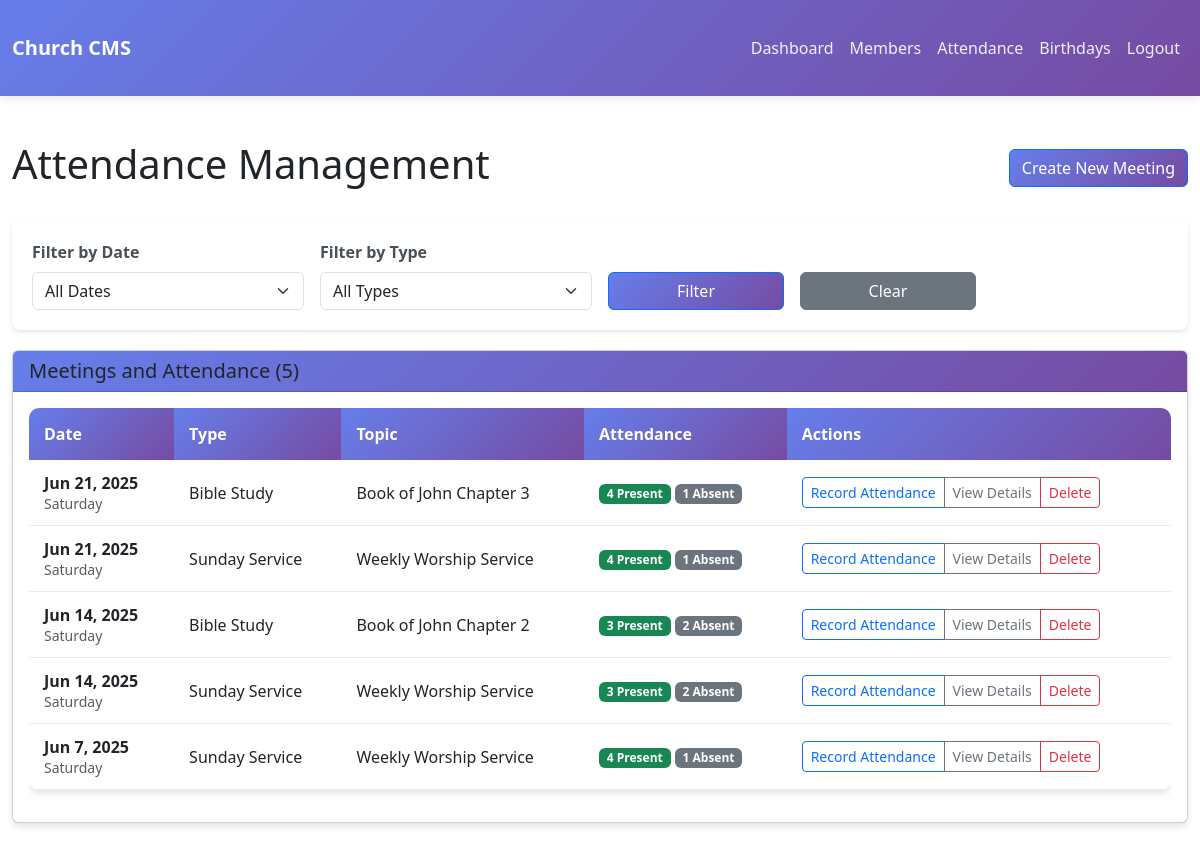
Page /attendance.php (signed in) on the committed database.
### tables this page shows
CREATE TABLE meetings (
    id INT AUTO_INCREMENT PRIMARY KEY,
    meeting_date DATE NOT NULL,
    meeting_type VARCHAR(50) NOT NULL,
    topic VARCHAR(200),
    created_at TIMESTAMP DEFAULT CURRENT_TIMESTAMP,
    INDEX idx_meeting_date (meeting_date),
    INDEX idx_meeting_type (meeting_type)
);

### config/database.php (called while the page is built, shortened)
<?php
function getDBConnection() {
    static $connection = null;
    if ($connection === null) {
        $connection = mysqli_connect(DB_HOST, DB_USER, DB_PASS, DB_NAME);
        mysqli_set_charset($connection, DB_CHARSET);
    }
    return $connection;
}
function executeQuery($sql, $params = []) {
    $conn = getDBConnection();
    $stmt = mysqli_prepare($conn, $sql);
    if (!mysqli_stmt_execute($stmt)) {
        die("Execute failed: " . mysqli_stmt_error($stmt));
    }
    return $stmt;
}
function fetchAll($sql, $params = []) {
    $stmt = executeQuery($sql, $params);
    $result = mysqli_stmt_get_result($stmt);
    $rows = [];
    while ($row = mysqli_fetch_assoc($result)) {
        $rows[] = $row;
    }
    return $rows;
}
?>

### includes/functions.php (called while the page is built, shortened)
<?php
require_once __DIR__ . '/../config/database.php';
function formatDate($date, $format = 'F j, Y') {
    return date($format, strtotime($date));
}
?>

### attendance.php (the view, shortened to what this page needs)
<?php
require_once __DIR__ . '/includes/functions.php';
$where_conditions = [];
$params = [];
$where_clause = !empty($where_conditions) ? 'WHERE ' . implode(' AND ', $where_conditions) : '';
$sql = "SELECT m.*,
        COUNT(a.id) as total_attendance,
        SUM(CASE WHEN a.attended = 1 THEN 1 ELSE 0 END) as present_count
        FROM meetings m
        LEFT JOIN attendance a ON m.id = a.meeting_id
        $where_clause
        GROUP BY m.id
        ORDER BY m.meeting_date DESC, m.id DESC";
$meetings = fetchAll($sql, $params);
include __DIR__ . '/includes/navbar.php';
?>
<!DOCTYPE html>
<html lang="en">
<head>
    <link rel="stylesheet" href="assets/css/style.css">
    <link rel="stylesheet" href="https://cdn.jsdelivr.net/npm/bootstrap@5.3.0/dist/css/bootstrap.min.css">
</head>
<body>
    <div class="container-fluid mt-4">
        <div class="d-flex justify-content-between align-items-center mb-4">
            <h1>Attendance Management</h1>
            <button class="btn btn-primary" data-bs-toggle="modal" data-bs-target="#createMeetingModal">
                Create New Meeting
            </button>
        </div>
        <div class="search-box">
            <form method="GET" class="row g-3">
                <div class="col-md-3">
                    <label for="date" class="form-label">Filter by Date</label>
                    <select class="form-select" id="date" name="date">
                        <option value="">All Dates</option>
                    </select>
                </div>
                <div class="col-md-3">
                    <label for="meeting_type" class="form-label">Filter by Type</label>
                    <select class="form-select" id="meeting_type" name="meeting_type">
                        <option value="">All Types</option>
                    </select>
                </div>
                <div class="col-md-2">
                    <label class="form-label">&nbsp;</label>
                    <button type="submit" class="btn btn-primary w-100">Filter</button>
                </div>
                <div class="col-md-2">
                    <label class="form-label">&nbsp;</label>
                    <a href="attendance.php" class="btn btn-secondary w-100">Clear</a>
                </div>
            </form>
        </div>
        <div class="card">
            <div class="card-header">
                <h5 class="mb-0">Meetings and Attendance (<?= count($meetings) ?>)</h5>
            </div>
            <div class="card-body">
                <?php if (count($meetings) > 0): ?>
                    <div class="table-responsive">
                        <table class="table table-hover">
                            <thead>
                                <tr>
                                    <th>Date</th>
                                    <th>Type</th>
                                    <th>Topic</th>
                                    <th>Attendance</th>
                                    <th>Actions</th>
                                </tr>
                            </thead>
                            <tbody>
                                <?php foreach ($meetings as $meeting): ?>
                                    <tr>
                                        <td>
                                            <strong><?= formatDate($meeting['meeting_date'], 'M j, Y') ?></strong>
                                            <br><small class="text-muted"><?= formatDate($meeting['meeting_date'], 'l') ?></small>
                                        </td>
                                        <td><?= htmlspecialchars($meeting['meeting_type']) ?></td>
                                        <td><?= htmlspecialchars($meeting['topic'] ?? '-') ?></td>
                                        <td>
                                            <span class="badge bg-success"><?= $meeting['present_count'] ?? 0 ?> Present</span>
                                            <span class="badge bg-secondary"><?= ($meeting['total_attendance'] ?? 0) - ($meeting['present_count'] ?? 0) ?> Absent</span>
                                        </td>
                                        <td>
                                            <div class="btn-group btn-group-sm">
                                                <button class="btn btn-outline-primary"
                                                        onclick="recordAttendance(<?= $meeting['id'] ?>, '<?= htmlspecialchars($meeting['meeting_type']) ?>', '<?= formatDate($meeting['meeting_date'], 'M j, Y') ?>')">
                                                    Record Attendance
                                                </button>
                                                <a href="view_attendance.php?meeting_id=<?= $meeting['id'] ?>"
                                                   class="btn btn-outline-secondary">
                                                    View Details
                                                </a>
                                                <button class="btn btn-outline-danger"
                                                        onclick="confirmDelete(<?= $meeting['id'] ?>, '<?= htmlspecialchars($meeting['meeting_type']) ?>', '<?= formatDate($meeting['meeting_date'], 'M j, Y') ?>')">
                                                    Delete
                                                </button>
                                            </div>
                                        </td>
                                    </tr>
                                <?php endforeach; ?>
                            </tbody>
                        </table>
                    </div>
                <?php endif; ?>
            </div>
        </div>
    </div>
</body>
</html>

### includes/navbar.php (shortened to what this page needs)
<nav class="navbar navbar-expand-lg navbar-dark">
    <div class="container-fluid">
        <a class="navbar-brand" href="dashboard.php">Church CMS</a>
        <div class="collapse navbar-collapse" id="navbarNav">
            <ul class="navbar-nav ms-auto">
                <li class="nav-item"><a class="nav-link" href="dashboard.php">Dashboard</a></li>
                <li class="nav-item"><a class="nav-link" href="members.php">Members</a></li>
                <li class="nav-item"><a class="nav-link" href="attendance.php">Attendance</a></li>
                <li class="nav-item"><a class="nav-link" href="birthdays.php">Birthdays</a></li>
                <li class="nav-item"><a class="nav-link" href="logout.php" id="logout-btn">Logout</a></li>
            </ul>
        </div>
    </div>
</nav>

### assets/css/style.css (style rules this page uses)
* { margin: 0; padding: 0; box-sizing: border-box; }
body { font-family: 'Segoe UI', Tahoma, Geneva, Verdana, sans-serif; line-height: 1.6; color: #333; background-color: #f8f9fa; }
.navbar { background: linear-gradient(135deg, #667eea 0%, #764ba2 100%); box-shadow: 0 2px 10px rgba(0,0,0,0.1); }
.navbar-brand { font-weight: bold; font-size: 1.5rem; color: white !important; }
.navbar-nav .nav-link { color: rgba(255,255,255,0.9) !important; transition: color 0.3s ease; }
.container-fluid { padding: 20px; }
.form-label { font-weight: 600; color: #495057; margin-bottom: 8px; }
.btn-primary { background: linear-gradient(135deg, #667eea 0%, #764ba2 100%); border: none; border-radius: 8px; padding: 12px 30px; font-weight: 600; transition: transform 0.3s ease, box-shadow 0.3s ease; }
.btn-secondary { background: #6c757d; border: none; border-radius: 8px; padding: 8px 20px; transition: background-color 0.3s ease; }
.table { background: white; border-radius: 10px; overflow: hidden; box-shadow: 0 4px 6px rgba(0,0,0,0.1); }
.table thead th { background: linear-gradient(135deg, #667eea 0%, #764ba2 100%); color: white; border: none; padding: 15px; font-weight: 600; }
.table tbody td { padding: 12px 15px; border-bottom: 1px solid #e9ecef; vertical-align: middle; }
.card { border: none; border-radius: 10px; box-shadow: 0 4px 6px rgba(0,0,0,0.1); margin-bottom: 20px; }
.card-header { background: linear-gradient(135deg, #667eea 0%, #764ba2 100%); color: white; border: none; padding: 15px 20px; font-weight: 600; }
.card-body { padding: 20px; }
.search-box { background: white; border-radius: 8px; padding: 20px; margin-bottom: 20px; box-shadow: 0 2px 4px rgba(0,0,0,0.1); }

### rows in the picture
meetings: meeting_date "Jun 21, 2025", meeting_date "Saturday", meeting_type "Bible Study", topic "Book of John Chapter 3", present_count "4", present_count "1"
meetings: meeting_date "Jun 21, 2025", meeting_date "Saturday", meeting_type "Sunday Service", topic "Weekly Worship Service", present_count "4", present_count "1"
meetings: meeting_date "Jun 14, 2025", meeting_date "Saturday", meeting_type "Bible Study", topic "Book of John Chapter 2", present_count "3", present_count "2"
meetings: meeting_date "Jun 14, 2025", meeting_date "Saturday", meeting_type "Sunday Service", topic "Weekly Worship Service", present_count "3", present_count "2"
meetings: meeting_date "Jun 7, 2025", meeting_date "Saturday", meeting_type "Sunday Service", topic "Weekly Worship Service", present_count "4", present_count "1"

### other values in the picture
count($meetings) "5"
